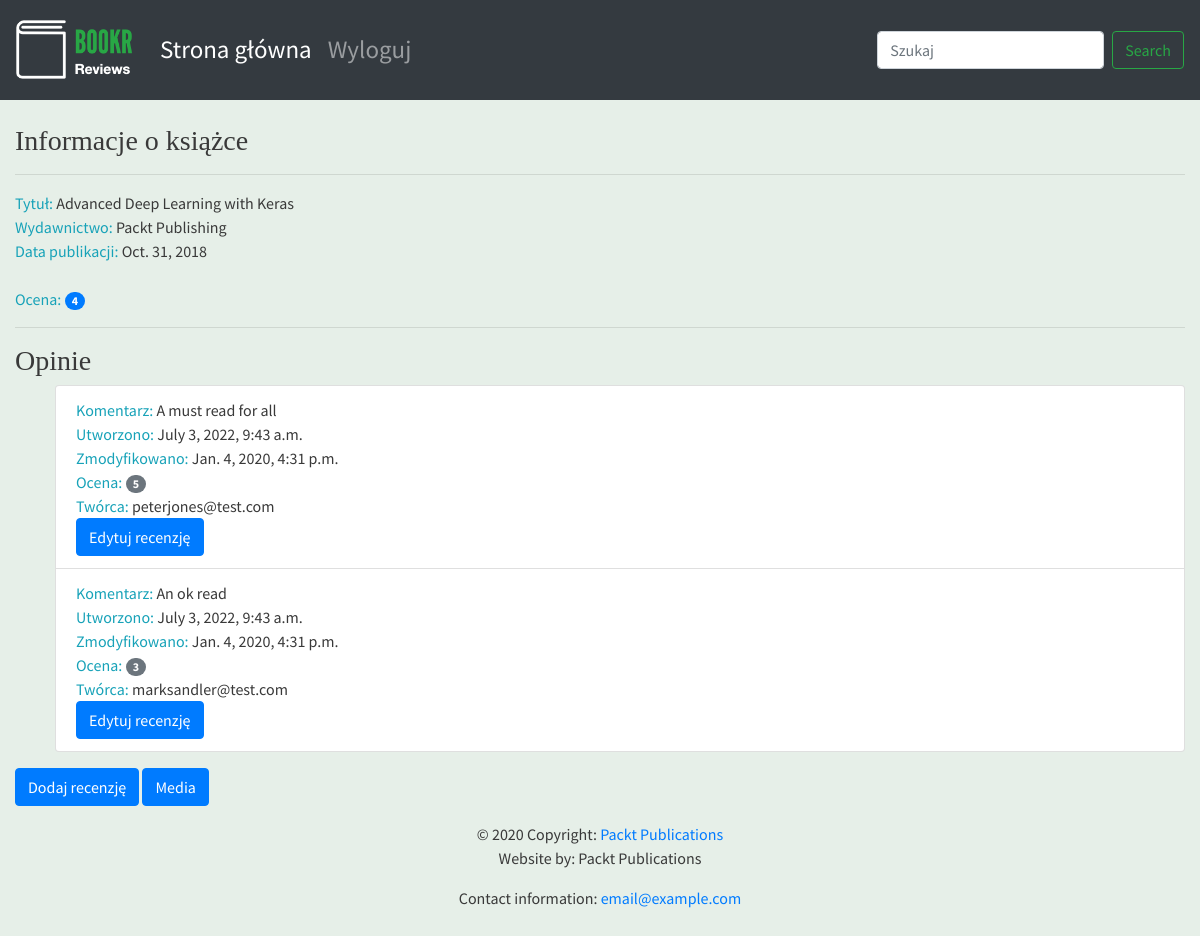
/books/1/, run on an earlier commit of the app's database.
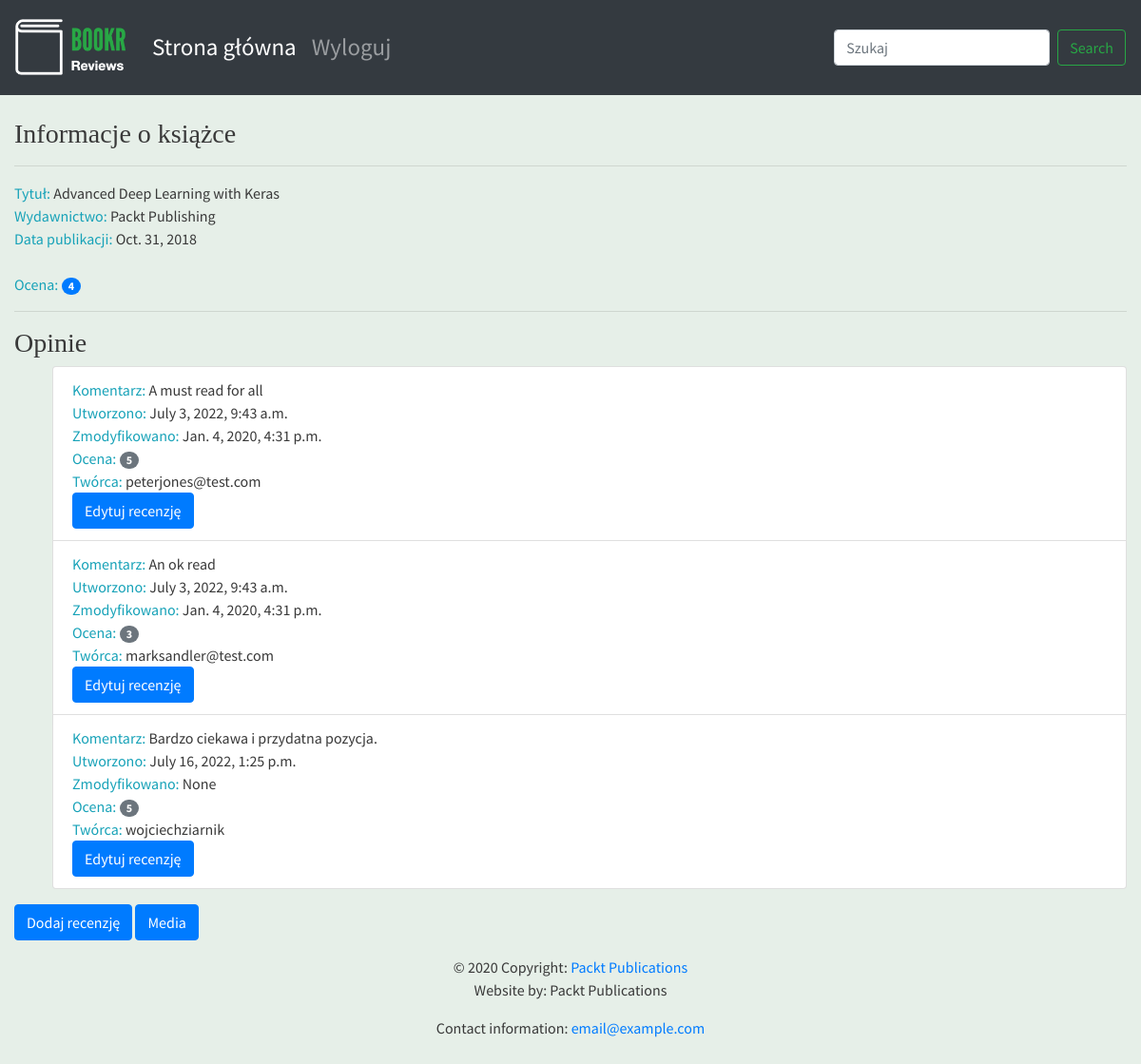
And on a later commit of the database.
### reviews/models.py (models this page shows)
class Review(models.Model):
    content = models.TextField(help_text="Tekst recenzji.")
    rating = models.IntegerField(help_text="Ocena użytkownika.")
    date_created = models.DateTimeField(auto_now_add=True, help_text="Data i czas utworzenia recenzji.")
    date_edited = models.DateTimeField(null=True, help_text="Data i czas ostatniej edycji recenzji.")
    creator = models.ForeignKey(get_user_model(), on_delete=models.CASCADE)
    book = models.ForeignKey(Book, on_delete=models.CASCADE, help_text="Recenzowana książka.")

### reviews/views.py (the view)
# urls.py: path('books/<int:pk>/', book_detail, name="book_detail"),
def book_detail(request, pk):
    book = get_object_or_404(Book, pk=pk)
    reviews = book.review_set.all()
    if reviews:
        book_rating = average_rating([review.rating for review in reviews])
        context = {
            "book": book,
            "book_rating": book_rating,
            "reviews": reviews
        }
    else:
        context = {
            "book": book,
            "book_rating": None,
            "reviews": None
        }
    return render(request, "reviews/book_detail.html", context)

### reviews/models.py (called while the page is built)
    def __str__(self):
        return self.name

### reviews/utils.py (called while the page is built)
def average_rating(rating_list):
    if not rating_list:
        return 0
    return round(sum(rating_list)/len(rating_list))

### reviews/templates/reviews/book_detail.html (shortened to what this page needs)
{% extends 'reviews/reviews_base.html' %}
{% block content %}
      <br>
      <h3>Informacje o książce</h3>
      <hr>
      <span class="text-info">Tytuł: </span> <span>{{ book.title }}</span>
      <br>
      <span class="text-info">Wydawnictwo: </span><span>{{ book.publisher }}</span>
      <br>
      <span class="text-info">Data publikacji: </span><span>{{ book.publication_date }}</span>
      <br>
      <br>
      {% if not reviews %}
            <hr>
            <h3>Oceń książkę i napisz pierwszą recenzję.</h3>
      {% else %}
            <span class="text-info">Ocena: </span><span class="badge badge-primary badge-pill">{{ book_rating }}</span>
            <br>
            <hr>
            <h3>Opinie</h3>
            <ul>
            {% for review in reviews %}
                  <li class="list-group-item">
                        <span class="text-info">Komentarz: </span> <span>{{ review.content }}</span>
                        <br>
                        <span class="text-info">Utworzono: </span><span>{{ review.date_created }}</span>
                        <br>
                        <span class="text-info">Zmodyfikowano: </span><span>{{ review.date_edited }}</span>
                        <br>
                        <span class="text-info">Ocena: </span><span class="badge badge-secondary badge-pill">{{ review.rating }}</span>
                        <br>
                        <span class="text-info">Twórca: </span><span>{{ review.creator.username }}</span>
                        <br>
                        <a class="btn btn-primary" href="{% url 'review_edit' book.pk review.pk %}">Edytuj recenzję</a>
                  </li>
            {% endfor %}
            </ul>
      {% endif %}
<a class="btn btn-primary" href="{% url 'review_create' book.pk %}">Dodaj recenzję</a>
<a class="btn btn-primary" href="{% url 'book_media' book.pk %}">Media</a>
{% endblock %}

What changed in the data, as far as the page shows it:
added Review: content "Bardzo ciekawa i przydatna pozycja.", date_created "July 16, 2022, 1:25 p.m.", date_edited "None", rating "5", creator.username "wojciechziarnik"
